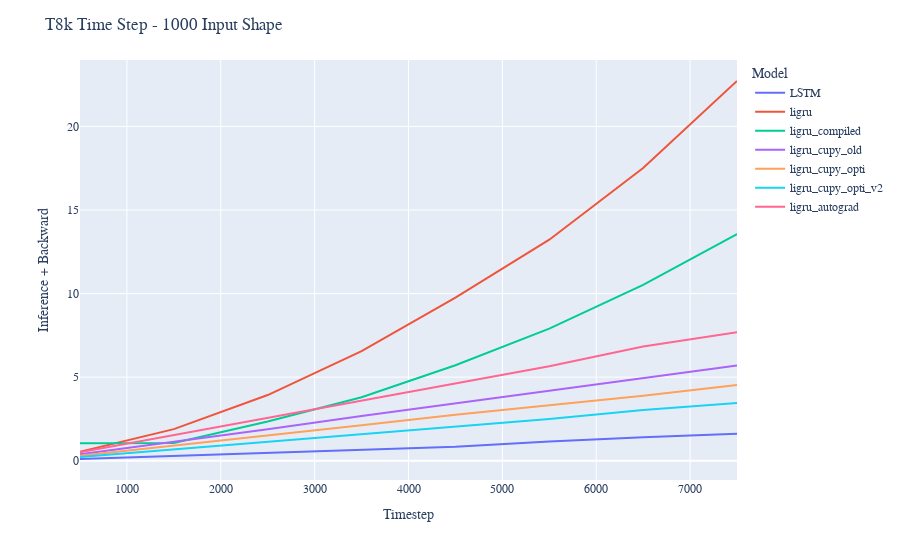

Notebook code cell kept with this figure:
### Code cell
fig = px.line(df_autograd,y="inf_train",
                 x="Timestep",
                 color='Model')

fig.update_yaxes(title_text="Inference + Backward")

fig.update_layout(title="T8k Time Step - 1000 Input Shape",
                 font_family="Rockwell")

### Figure 1 — Plotly figure (JSON) as saved in the notebook; plotly's stock layout.template omitted (floating-point values rounded to 4 significant figures)
{"data": [{"hovertemplate": "Model=LSTM<br>Timestep=%{x}<br>inf_train=%{y}<extra></extra>", "legendgroup": "LSTM", "line": {"color": "#636efa", "dash": "solid"}, "marker": {"symbol": "circle"}, "mode": "lines", "name": "LSTM", "orientation": "v", "showlegend": true, "type": "scatter", "x": [500, 1500, 2500, 3500, 4500, 5500, 6500, 7500], "xaxis": "x", "y": [0.1034, 0.2836, 0.467, 0.6466, 0.829, 1.145, 1.409, 1.62], "yaxis": "y"}, {"hovertemplate": "Model=ligru<br>Timestep=%{x}<br>inf_train=%{y}<extra></extra>", "legendgroup": "ligru", "line": {"color": "#EF553B", "dash": "solid"}, "marker": {"symbol": "circle"}, "mode": "lines", "name": "ligru", "orientation": "v", "showlegend": true, "type": "scatter", "x": [500, 1500, 2500, 3500, 4500, 5500, 6500, 7500], "xaxis": "x", "y": [0.5328, 1.89, 3.929, 6.561, 9.761, 13.22, 17.51, 22.72], "yaxis": "y"}, {"hovertemplate": "Model=ligru_compiled<br>Timestep=%{x}<br>inf_train=%{y}<extra></extra>", "legendgroup": "ligru_compiled", "line": {"color": "#00cc96", "dash": "solid"}, "marker": {"symbol": "circle"}, "mode": "lines", "name": "ligru_compiled", "orientation": "v", "showlegend": true, "type": "scatter", "x": [500, 1500, 2500, 3500, 4500, 5500, 6500, 7500], "xaxis": "x", "y": [1.051, 1.06, 2.342, 3.795, 5.71, 7.899, 10.52, 13.56], "yaxis": "y"}, {"hovertemplate": "Model=ligru_cupy_old<br>Timestep=%{x}<br>inf_train=%{y}<extra></extra>", "legendgroup": "ligru_cupy_old", "line": {"color": "#ab63fa", "dash": "solid"}, "marker": {"symbol": "circle"}, "mode": "lines", "name": "ligru_cupy_old", "orientation": "v", "showlegend": true, "type": "scatter", "x": [500, 1500, 2500, 3500, 4500, 5500, 6500, 7500], "xaxis": "x", "y": [0.3852, 1.127, 1.879, 2.679, 3.44, 4.165, 4.955, 5.7], "yaxis": "y"}, {"hovertemplate": "Model=ligru_cupy_opti<br>Timestep=%{x}<br>inf_train=%{y}<extra></extra>", "legendgroup": "ligru_cupy_opti", "line": {"color": "#FFA15A", "dash": "solid"}, "marker": {"symbol": "circle"}, "mode": "lines", "name": "ligru_cupy_opti", "orientation": "v", "showlegend": true, "type": "scatter", "x": [500, 1500, 2500, 3500, 4500, 5500, 6500, 7500], "xaxis": "x", "y": [0.3024, 0.9038, 1.496, 2.124, 2.752, 3.305, 3.884, 4.524], "yaxis": "y"}, {"hovertemplate": "Model=ligru_cupy_opti_v2<br>Timestep=%{x}<br>inf_train=%{y}<extra></extra>", "legendgroup": "ligru_cupy_opti_v2", "line": {"color": "#19d3f3", "dash": "solid"}, "marker": {"symbol": "circle"}, "mode": "lines", "name": "ligru_cupy_opti_v2", "orientation": "v", "showlegend": true, "type": "scatter", "x": [500, 1500, 2500, 3500, 4500, 5500, 6500, 7500], "xaxis": "x", "y": [0.2266, 0.6726, 1.114, 1.588, 2.024, 2.495, 3.033, 3.455], "yaxis": "y"}, {"hovertemplate": "Model=ligru_autograd<br>Timestep=%{x}<br>inf_train=%{y}<extra></extra>", "legendgroup": "ligru_autograd", "line": {"color": "#FF6692", "dash": "solid"}, "marker": {"symbol": "circle"}, "mode": "lines", "name": "ligru_autograd", "orientation": "v", "showlegend": true, "type": "scatter", "x": [500, 1500, 2500, 3500, 4500, 5500, 6500, 7500], "xaxis": "x", "y": [0.5088, 1.539, 2.564, 3.627, 4.667, 5.652, 6.839, 7.681], "yaxis": "y"}], "layout": {"font": {"family": "Rockwell"}, "legend": {"title": {"text": "Model"}, "tracegroupgap": 0}, "margin": {"t": 60}, "title": {"text": "T8k Time Step - 1000 Input Shape"}, "xaxis": {"anchor": "y", "domain": [0, 1], "title": {"text": "Timestep"}}, "yaxis": {"anchor": "x", "domain": [0, 1], "title": {"text": "Inference + Backward"}}}}
